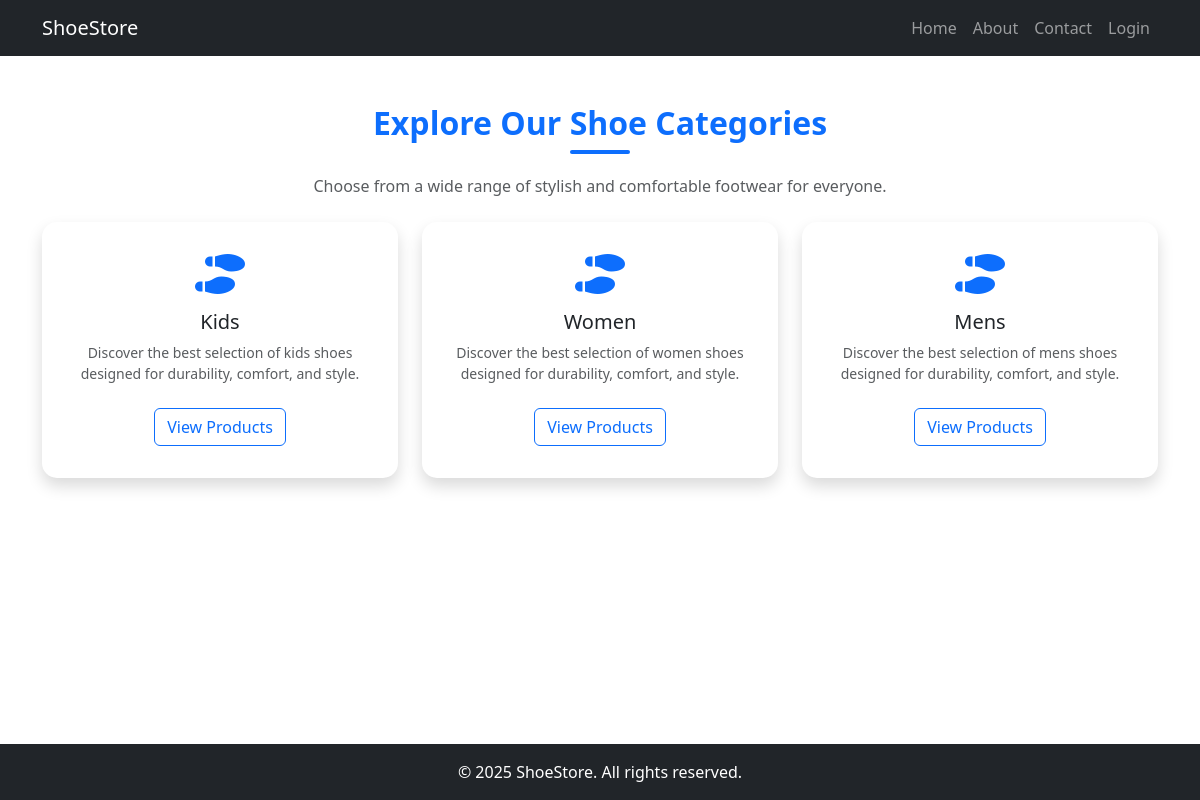
The page /users/index.php on the database its author committed.
### tables this page shows
CREATE TABLE `category` (
  `id` int(11) NOT NULL,
  `name` varchar(50) NOT NULL
);

### users/index.php (the view, shortened to what this page needs)
<?php include 'header.php'; include 'dbconfig.php'; ?>
<div class="container my-5">
<h2 class="text-center text-primary fw-bold">Explore Our Shoe Categories</h2>
  <div class="underline"></div>
  <p class="text-center text-muted mb-4">Choose from a wide range of stylish and comfortable footwear for everyone.</p>
  <div class="row mt-4">
    <?php
    $cat_query = mysqli_query($conn, "SELECT * FROM category");
    while ($cat = mysqli_fetch_assoc($cat_query)) {
    ?>
      <div class="col-md-4 mb-4">
        <div class="card category-card shadow text-center p-3">
          <div class="card-body">
            <div class="card-icon mb-3">
              <i class="fas fa-shoe-prints"></i>
            </div>
            <h5 class="card-title text-dark"><?= htmlspecialchars($cat['name']) ?></h5>
              <p class="card-text text-muted small">
              Discover the best selection of <?= strtolower($cat['name']) ?> shoes designed for durability, comfort, and style.
            </p>
            <a href="products.php?cat_id=<?= $cat['id'] ?>" class="btn btn-outline-primary mt-2">
              View Products
            </a>
          </div>
        </div>
      </div>
    <?php } ?>
  </div>
</div>
<?php include 'footer.php'; ?>

### users/index.php (style rules this page uses)
.category-card { transition: all 0.3s ease-in-out; border: none; border-radius: 15px; }
.card-icon { font-size: 40px; color: #0d6efd; }
.underline { width: 60px; height: 4px; background: #0d6efd; margin: 0 auto 20px; border-radius: 2px; }

### rows shown on the page
category: name "Kids", name "kids"
category: name "Women", name "women"
category: name "Mens", name "mens"
